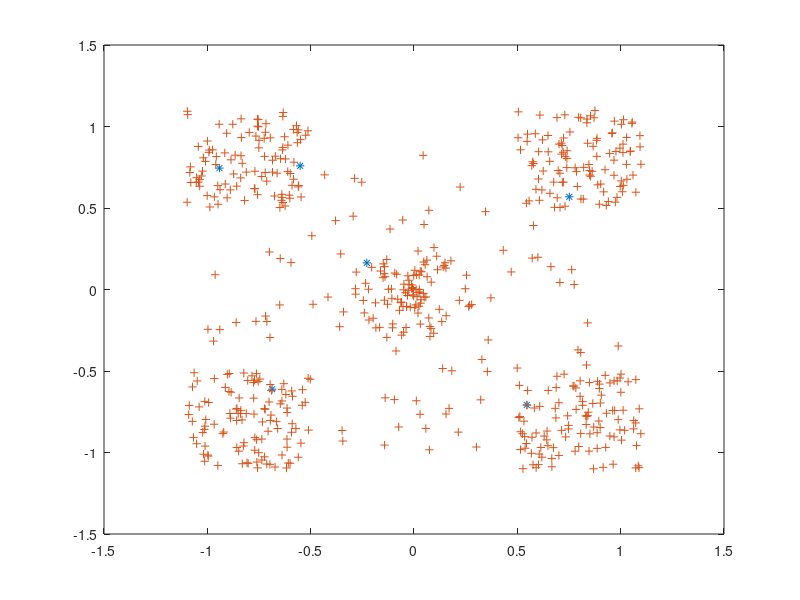

Recreate this plot in MATLAB.
data = load ("LVQcenters.txt");
data2=load("LVQcluster.txt");
plot (data (:,1), data (:,2),'*',data2(:,1),data2(:,2),'+');
